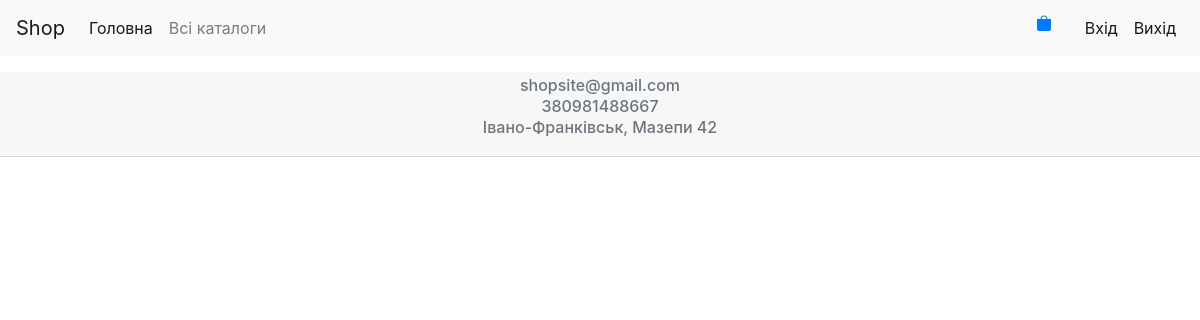
/1/catalog/, run on an earlier commit of the app's database.
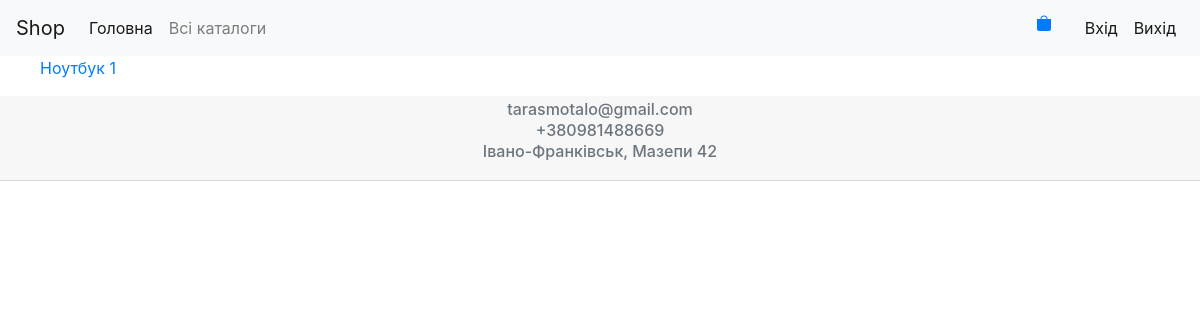
And on a later commit of the database.
### contact_shop/models.py (models this page shows)
class Contact(models.Model):
    email = models.EmailField(verbose_name='Електронний адрес')
    number_tel = PhoneField(max_length=13, verbose_name='Номер телефону')
    address = models.CharField(max_length=30, verbose_name='Адреса')
    class Meta:
        verbose_name = 'Контактна інформація'
        verbose_name_plural = 'Контактна інформація'

### product/models.py (models this page shows, shortened)
class Product(models.Model):
    name = models.CharField(max_length=30, db_index=True, verbose_name='Назва товару')
    price = models.FloatField(default=1, verbose_name='Ціна')
    details = models.CharField(max_length=99, verbose_name='Характеристики')
    catalog = models.ForeignKey(Catalog, null=True, blank=True, default='', on_delete=models.CASCADE,
                                verbose_name='catalog', related_name='CatalogRel')
    class Meta:
        verbose_name = 'Товар'
        verbose_name_plural = 'Товари'

### product/views.py (the view)
# urls.py: path('<int:catalog_id>/catalog/', views.product_list, name='product_list'),
def product_list(request, catalog_id):
    return render(request, 'product/product_list.html', {'product_list': Product.objects.filter(catalog_id=catalog_id)})

### contact_shop/context_processors.py (called while the page is built)
def contact_info(request):
    return {'contact_info': Contact.objects.all()}

### product/templates/product/product_list.html (shortened to what this page needs)
{% extends 'mainsite/base.html' %}
{% block content %}
    <ul>
        {% for product in product_list %}
            <li><a href="{% url 'product:productDetail' product.id %}">{{ product.name }}</a></li>
        {% endfor %}
    </ul>
{% endblock content %}

### mainsite/templates/mainsite/footer.html
<div class="card-header" style="text-align: center; /* Фиксированное положение */
    left: 0; bottom: 0;
    padding: 10px;
    width: 100%;
    ">
    {% if contact_info %}
        <ul class="list-group list-group-flush;">
            {% for contacts in contact_info %}
                <li><h6 class="card-subtitle mb-2 text-muted">{{ contacts.email }}</h6></li>
                <li><h6 class="card-subtitle mb-2 text-muted">{{ contacts.number_tel }}</h6></li>
                <li><h6 class="card-subtitle mb-2 text-muted">{{ contacts.address }}</h6></li>
            {% endfor %}
        </ul>
    {% endif %}
</div>

What changed in the data, as far as the page shows it:
added Product: name "Ноутбук 1"
changed Contact "Івано-Франківськ, Мазепи 42": email "shopsite@gmail.com" → "tarasmotalo@gmail.com"; number_tel "380981488667" → "+380981488669"
